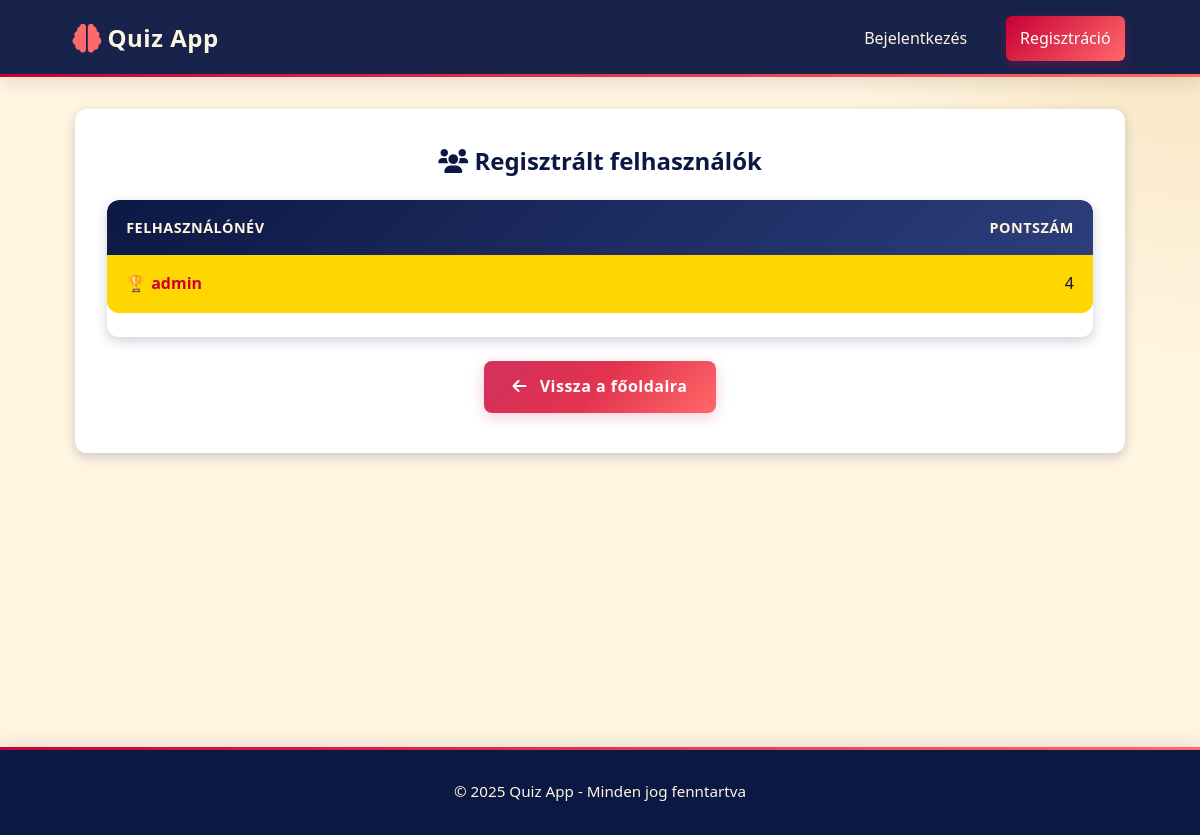
/users, run on an earlier commit of the app's database.
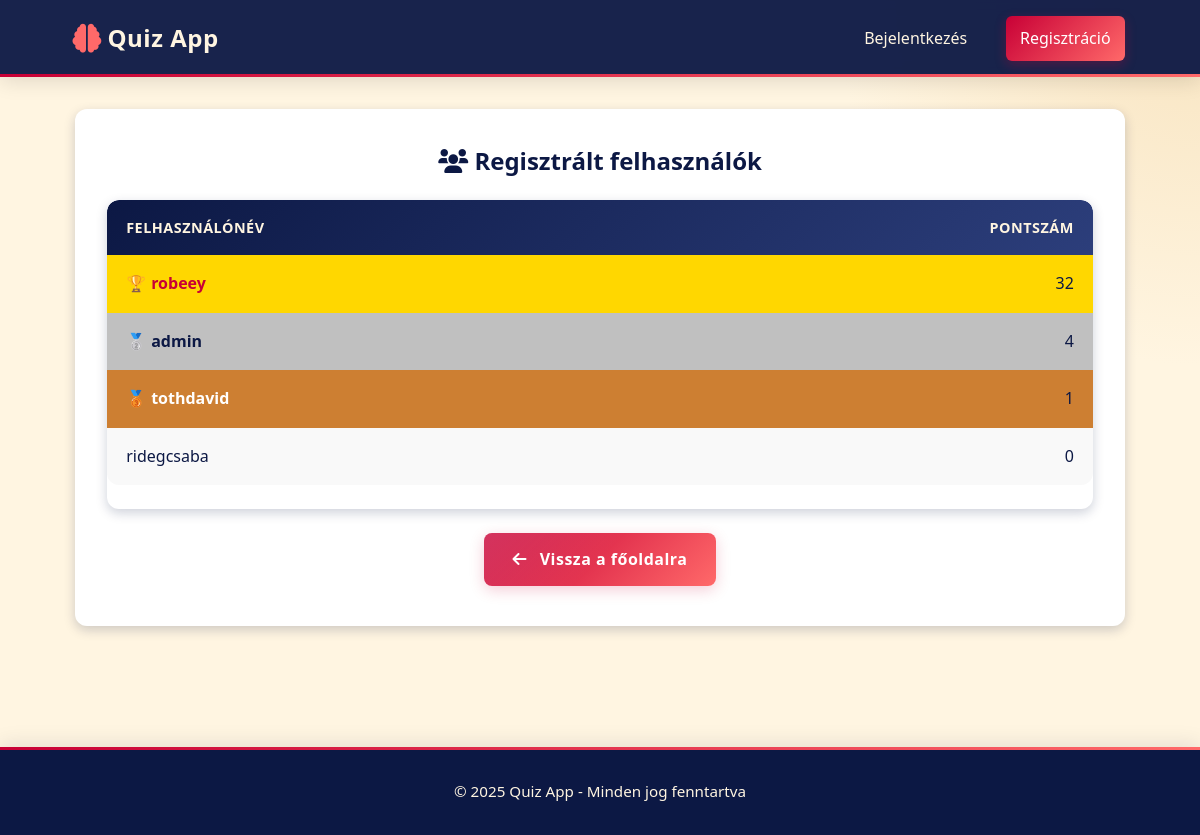
And on a later commit of the database.
### app.py (models this page shows)
class User(db.Model):
    id = db.Column(db.Integer, primary_key=True)
    username = db.Column(db.String(80), unique=True, nullable=False)
    password = db.Column(db.String(120), nullable=False)
    score = db.Column(db.Integer, default=0)
    is_admin = db.Column(db.Boolean, default=False)

### app.py (the view)
@app.route('/users')
def list_users():
    users = User.query.order_by(User.score.desc()).all()
    logged_in_user = session.get('username')
    logged_in_user_score = User.query.filter_by(username=logged_in_user).first().score if logged_in_user else 0
    is_admin = is_admin_user()
    return render_template('users.html', users=users, logged_in_user_score=logged_in_user_score, logged_in_user=session.get('username'), is_admin=is_admin)

### app.py (called while the page is built)
def is_admin_user():
    if 'username' not in session:
        return False
    user = User.query.filter_by(username=session['username']).first()
    return user and user.is_admin

### templates/users.html (shortened to what this page needs)
{% extends "base.html" %}
{% block content %}
<div class="card">
    <h2 class="text-center mb-3">
        <i class="fas fa-users"></i> Regisztrált felhasználók
    </h2>
    <div class="table-container">
        <table>
            <thead>
                <tr>
                    <th>Felhasználónév</th>
                    <th style="text-align: right;">Pontszám</th>
                </tr>
            </thead>
            <tbody>
                {% for user in users %}
                <tr class="{% if loop.index == 1 %}rank-gold{% elif loop.index == 2 %}rank-silver{% elif loop.index == 3 %}rank-bronze{% endif %}">
                    <td>{{ user.username }}</td>
                    <td style="text-align: right;">{{ user.score }}</td>
                </tr>
                {% endfor %}
            </tbody>
        </table>
    </div>
    <div class="text-center mt-3">
        <a href="{{ url_for('index') }}" class="btn">
            <i class="fas fa-arrow-left"></i> Vissza a főoldalra
        </a>
    </div>
</div>
{% endblock %}

What changed in the data, as far as the page shows it:
added User: username "robeey", score "32"
added User: username "tothdavid", score "1"
added User: username "ridegcsaba", score "0"
